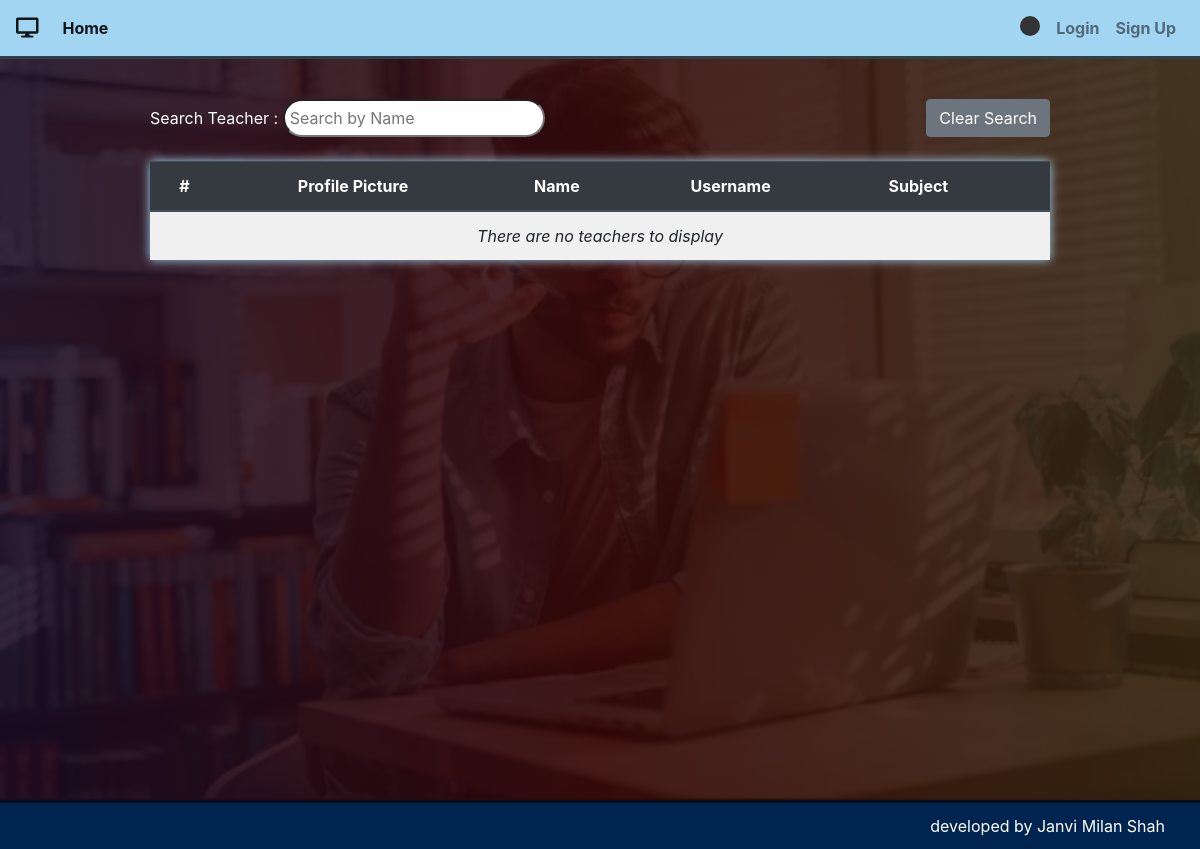
Page /classroom/teachers_list/ on the earlier database version.
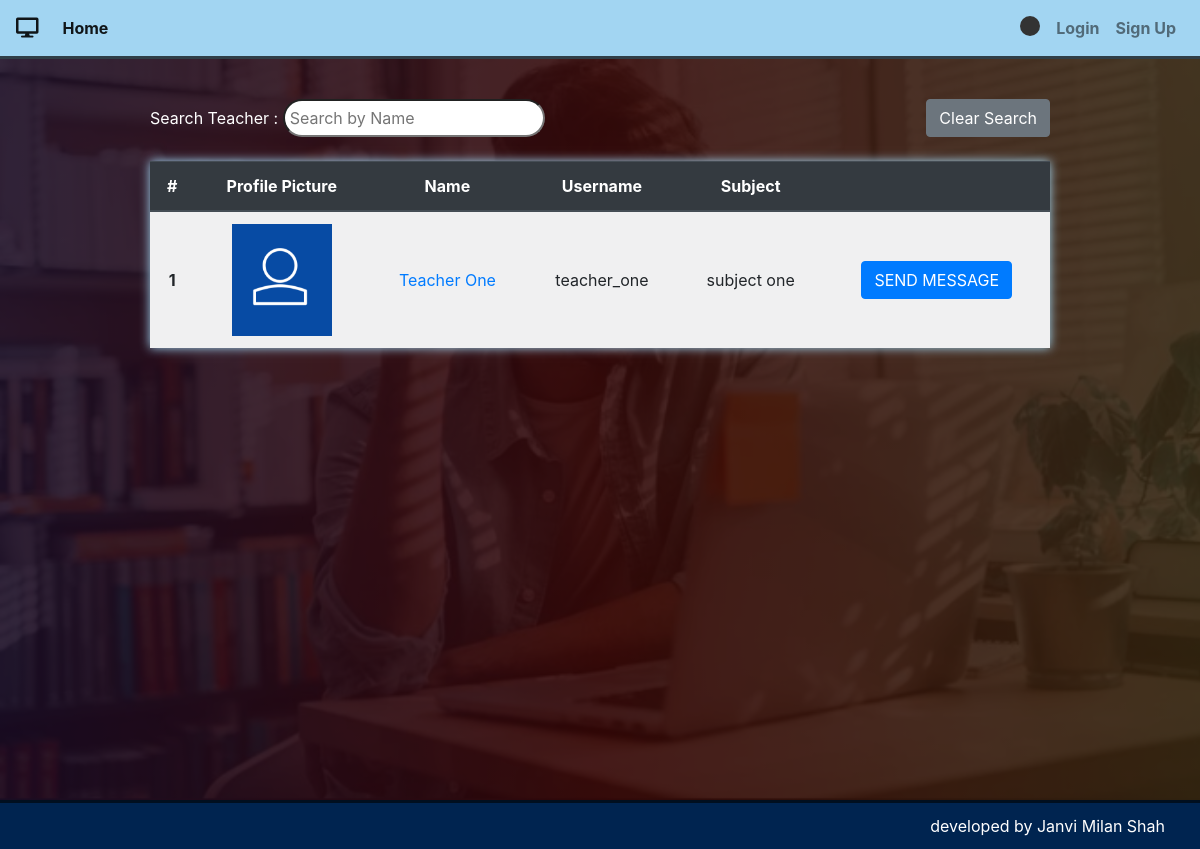
Same page on the later database version.
### classroom/models.py (models this page shows, shortened)
class Teacher(models.Model):
    user = models.OneToOneField(User,on_delete=models.CASCADE,primary_key=True,related_name='Teacher')
    name = models.CharField(max_length=250)
    subject_name = models.CharField(max_length=250)
    email = models.EmailField(max_length=254)
    phone = models.IntegerField()
    teacher_profile_pic = models.ImageField(upload_to="classroom/teacher_profile_pic",blank=True)
    class_students = models.ManyToManyField(Student,through="StudentsInClass")

class User(AbstractUser):
    is_student = models.BooleanField(default=False)
    is_teacher = models.BooleanField(default=False)

### classroom/views.py (the view)
# urls.py: path('teachers_list/',views.teachers_list,name="teachers_list"),
def teachers_list(request):
    query = request.GET.get("q", None)
    qs = Teacher.objects.all()
    if query is not None:
        qs = qs.filter(
                Q(name__icontains=query)
                )
    context = {
        "teachers_list": qs,
    }
    template = "classroom/teachers_list.html"
    return render(request, template, context)

### template/classroom/teachers_list.html (shortened to what this page needs)
{% extends "classroom/base.html" %}
{% load bootstrap4 %}
{% load static %}
{% block content %}
	<div class="use-content">
		<div class="contain">
		    <div class="change_pwd assignment_list">
		        <form method='GET' action="{% url 'classroom:teachers_list' %}">
    				Search Teacher : <input type='search' name='q' placeholder="Search by Name" style="width: auto;" class="answer">&nbsp;<a href="{% url 'classroom:teachers_list' %}" class="btn btn-secondary" style="float: right;">Clear Search</a>
  				</form>
  				<br>
  				<table class="table table-light table-striped table-hover">
					<thead class="thead-dark">
				  		<tr>
						    <th scope="col">#</th>
						    <th scope="col">Profile Picture</th>
						    <th scope="col">Name</th>
						    <th scope="col">Username</th>
						    <th scope="col">Subject</th>
						    <th scope="col"></th>
				  		</tr>
					</thead>
					<tbody>
							{% if teachers_list|length == 0 %}
								<tr>
									<td colspan="6" style="text-align: center;font-style: italic;">There are no teachers to display</td>
					    		</tr>
							{% else %}
								{% for teacher in teachers_list %}
						    		<tr>
										<th scope="row" class="align-middle">{{ forloop.counter }}</th>
										<td class="align-middle">
											{% if teacher.teacher_profile_pic %}
										        <img src="{{ teacher.teacher_profile_pic.url }}">
										    {% else %}
										        <img src="{% static 'images/login-avatar.PNG' %}">
										    {% endif %}
										</td>
										<td class="align-middle"><a href="{% url 'classroom:teacher_detail' pk=teacher.user.pk %}" target="_blank" style="text-decoration: none;">{{ teacher.name }}</a></td>
										<td class="align-middle">{{ teacher.user.username }}</a></td>
										<td class="align-middle">{{ teacher.subject_name }}</td>
										<td class="align-middle"><a href="{% url 'classroom:write_message' pk=teacher.pk %}" class="btn btn-primary" target="_blank">SEND MESSAGE</a></td>
						    		</tr>
						  		{% endfor %}
							{% endif %}
					</tbody>
				</table>
		    </div>
		</div>
	</div>
{% endblock %}

### template/classroom/base.html (shortened to what this page needs)
<!DOCTYPE html>
{% load static %}
<html lang="en" dir="ltr">
	<head>
		<link rel="stylesheet" href="https://maxcdn.bootstrapcdn.com/bootstrap/4.5.0/css/bootstrap.min.css">
		<link rel="stylesheet" href="{% static 'css/style.css' %}">
		<link rel="stylesheet" href="{% static 'css/preloader.css' %}">
		<link rel="stylesheet" href="{% static 'css/spinkit.min.css' %}">
		<link rel="stylesheet" href="https://pro.fontawesome.com/releases/v5.10.0/css/all.css">
		{% load bootstrap4 %}
		{% bootstrap_css %}
	</head>
	<body>
		{% include 'classroom/navbar.html' %}
		<div class="sidebar">
		</div>
		{% block content %}
		{% endblock %}
		<div class="footer">
			<table>
				<tr>
					<td></td>
					<td><a href="https://github.com/janvishah21/Virtlass" target="_blank"><img src="{% static 'images/github.png' %}" class="gitlogo"></a></td>
					<td>developed by Janvi Milan Shah</td>
				</tr>
			</table>
	    </div>
	</body>
</html>

### template/classroom/navbar.html (shortened to what this page needs)
<nav class="navbar navbar-expand navbar-light">
    <a class="navbar-brand" href=""><i class="fas fa-desktop"></i></a>
    <div class="collapse navbar-collapse" id="collapsibleNavId">
        <ul class="navbar-nav mr-auto mt-2 mt-lg-0">
            <li class="nav-item active">
                <a class="nav-link" href="{% url 'home' %}">Home</a>
            </li>
        </ul>
        <div class="navbar-nav ml-auto">
        	<li class="nav-item">
                <a class="nav-link" href="{% url 'user_guide' %}"><div class="sk-pulse"></div></a>
            </li>
        	{% if user.is_authenticated %}
        		<li class="nav-item">
        			{% if user.is_teacher %}
	                	<a class="nav-link" href="{% url 'classroom:teacher_detail' pk=user.pk %}">{{ user.username }}</a>
	                {% else %}
	                	<a class="nav-link" href="{% url 'classroom:student_detail' pk=user.pk %}">{{ user.username }}</a>
	                {% endif %}
	            </li>
	            <li class="nav-item">
	                <a class="nav-link" href="{% url 'classroom:logout' %}">Logout</a>
	            </li>
	            <li class="nav-item">
	                <i class="nav-link fa fa-bars menu" style="cursor: pointer;margin-top: 4px;"></i>
	            </li>
	        {% else %}
	        	<li class="nav-item">
	                <a class="nav-link" href="{% url 'classroom:login' %}">Login</a>
	            </li>
	            <li class="nav-item">
	                <a class="nav-link" href="{% url 'classroom:signup' %}">Sign Up</a>
	            </li>
        	{% endif %}
        </div>
    </div>
</nav>

### static/css/style.css (style rules this page uses)
html, body { height: 100%; padding: 0; margin: 0; color: white; }
html { background-color: #00316b; background-size: cover; }
body { overflow: hidden; background: linear-gradient(90deg, rgba(131,58,180,.6) 0%, rgba(253,29,29,.6) 50%, rgba(252,176,69,.6) 100%), url('../images/homeimg.PNG'); background-size: cover; }
img { max-height: 350px; }
.navbar { background-color: #a2d5f2; }
.nav-link { font-weight: bold; }
.sidebar { background-color: #a2d5f2; border-bottom: 3px solid #a2d5f2; }
.use-content { height: 100%; color: white; margin-top: -10px; }
.use-content .contain { background-color: rgba(0, 0, 0, 0.7); width: 100%; height: 100%; }
.footer { position: fixed; padding: 10px; left: 0; bottom: 0; width: 100%; background-color: rgb(0, 49, 107, .65); color: white; text-align: center; user-select: none; }
.footer table { table-layout: fixed; width: 100%; }
.footer td { width: 33%; }
.footer td:nth-child(3) { padding-right: 25px; text-align: right; }
.answer { width: 80%; border-radius: 30px; padding: 5px; transition: width .5s; }
.change_pwd { user-select: none; width: 100%; height: 100%; padding-left: 150px; padding-right: 150px; padding-top: 50px; }
.assignment_list table { box-shadow: 0 0 10px #a2d5f2; }
.assignment_list th, .assignment_list td { text-align: center; }
.assignment_list img { width: 100px; }
.sk-pulse { --sk-size: 20px; }

Differences in the rows shown:
added Teacher: name "Teacher One", user.username "teacher_one", subject_name "subject one"
Other differences:
text no longer shown: "There are no teachers to display"
